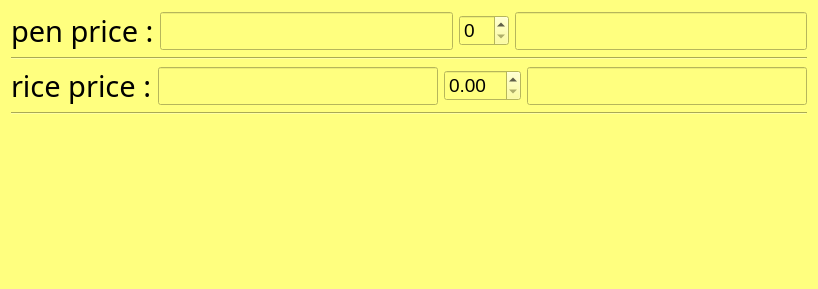
<?xml version="1.0" encoding="UTF-8"?>
<ui version="4.0">
 <class>Form</class>
 <widget class="QWidget" name="Form">
  <property name="geometry">
   <rect>
    <x>0</x>
    <y>0</y>
    <width>818</width>
    <height>289</height>
   </rect>
  </property>
  <property name="windowTitle">
   <string>QSpinBoxes_Example</string>
  </property>
  <property name="styleSheet">
   <string notr="true">QWidget
{
background-color :rgb(255, 255, 127)
}</string>
  </property>
  <layout class="QVBoxLayout" name="verticalLayout">
   <item>
    <layout class="QHBoxLayout" name="horizontalLayout">
     <item>
      <widget class="QLabel" name="label">
       <property name="font">
        <font>
         <family>Caveat</family>
         <pointsize>22</pointsize>
         <weight>50</weight>
         <bold>false</bold>
        </font>
       </property>
       <property name="text">
        <string>pen price :</string>
       </property>
      </widget>
     </item>
     <item>
      <widget class="QLineEdit" name="lineEdit_pen_price">
       <property name="font">
        <font>
         <family>Caveat</family>
         <pointsize>16</pointsize>
        </font>
       </property>
      </widget>
     </item>
     <item>
      <widget class="QSpinBox" name="spinBox">
       <property name="font">
        <font>
         <pointsize>14</pointsize>
        </font>
       </property>
      </widget>
     </item>
     <item>
      <widget class="QLineEdit" name="lineEdit_pen_total_price">
       <property name="font">
        <font>
         <family>Caveat</family>
         <pointsize>16</pointsize>
        </font>
       </property>
      </widget>
     </item>
    </layout>
   </item>
   <item>
    <widget class="Line" name="line">
     <property name="orientation">
      <enum>Qt::Horizontal</enum>
     </property>
    </widget>
   </item>
   <item>
    <layout class="QHBoxLayout" name="horizontalLayout_2">
     <item>
      <widget class="QLabel" name="label_2">
       <property name="font">
        <font>
         <family>Caveat</family>
         <pointsize>22</pointsize>
         <weight>50</weight>
         <bold>false</bold>
        </font>
       </property>
       <property name="text">
        <string>rice price :</string>
       </property>
      </widget>
     </item>
     <item>
      <widget class="QLineEdit" name="lineEdit_rice_price">
       <property name="font">
        <font>
         <family>Caveat</family>
         <pointsize>16</pointsize>
        </font>
       </property>
      </widget>
     </item>
     <item>
      <widget class="QDoubleSpinBox" name="doubleSpinBox">
       <property name="font">
        <font>
         <pointsize>14</pointsize>
        </font>
       </property>
      </widget>
     </item>
     <item>
      <widget class="QLineEdit" name="lineEdit_rice_total_price">
       <property name="font">
        <font>
         <family>Caveat</family>
         <pointsize>16</pointsize>
        </font>
       </property>
      </widget>
     </item>
    </layout>
   </item>
   <item>
    <widget class="Line" name="line_2">
     <property name="orientation">
      <enum>Qt::Horizontal</enum>
     </property>
    </widget>
   </item>
   <item>
    <widget class="QLabel" name="label_result">
     <property name="font">
      <font>
       <family>Caveat</family>
       <pointsize>22</pointsize>
      </font>
     </property>
     <property name="text">
      <string/>
     </property>
    </widget>
   </item>
  </layout>
 </widget>
 <resources/>
 <connections/>
</ui>
